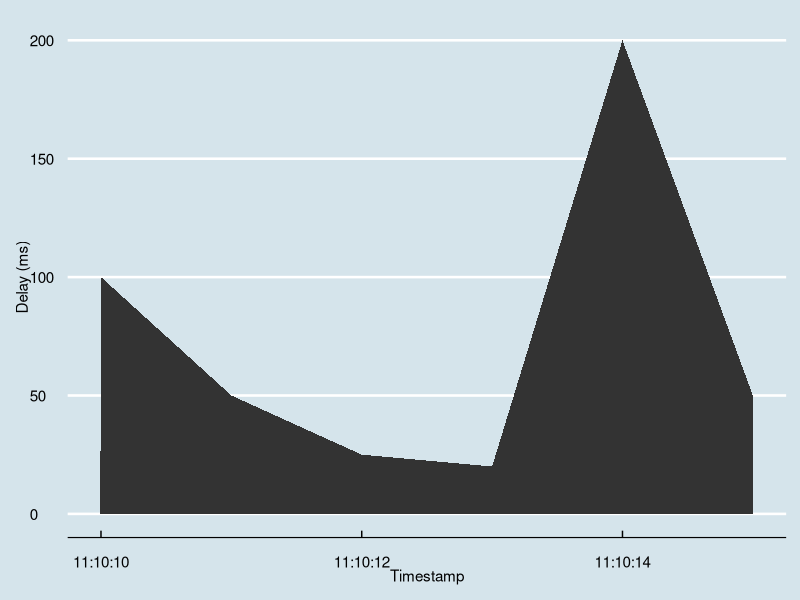

Recreate this plot in R.
#!/usr/bin/env Rscript

# load in the thangs
library(ggplot2)
library(scales)
library(ggthemes)

# read csv files
data <- read.csv('time_series.csv')

# set timestamp
data$timestamp_obj <- as.POSIXct(data$timestamp, format="%Y-%m-%d %H:%M:%S")

# create svg
svg('time_series.svg', width=8, height=5)

# create png
png('time_series.png', width=400, height=400)

# use ggplot
ggplot(data, aes(x=timestamp_obj,y=delay)) + geom_area() + 
    theme_economist() + 
    scale_colour_economist() +
    xlab("Timestamp") +
    ylab("Delay (ms)") + 
    scale_x_datetime(breaks=pretty_breaks(), labels=date_format("%H:%M:%S"))
dev.off()
